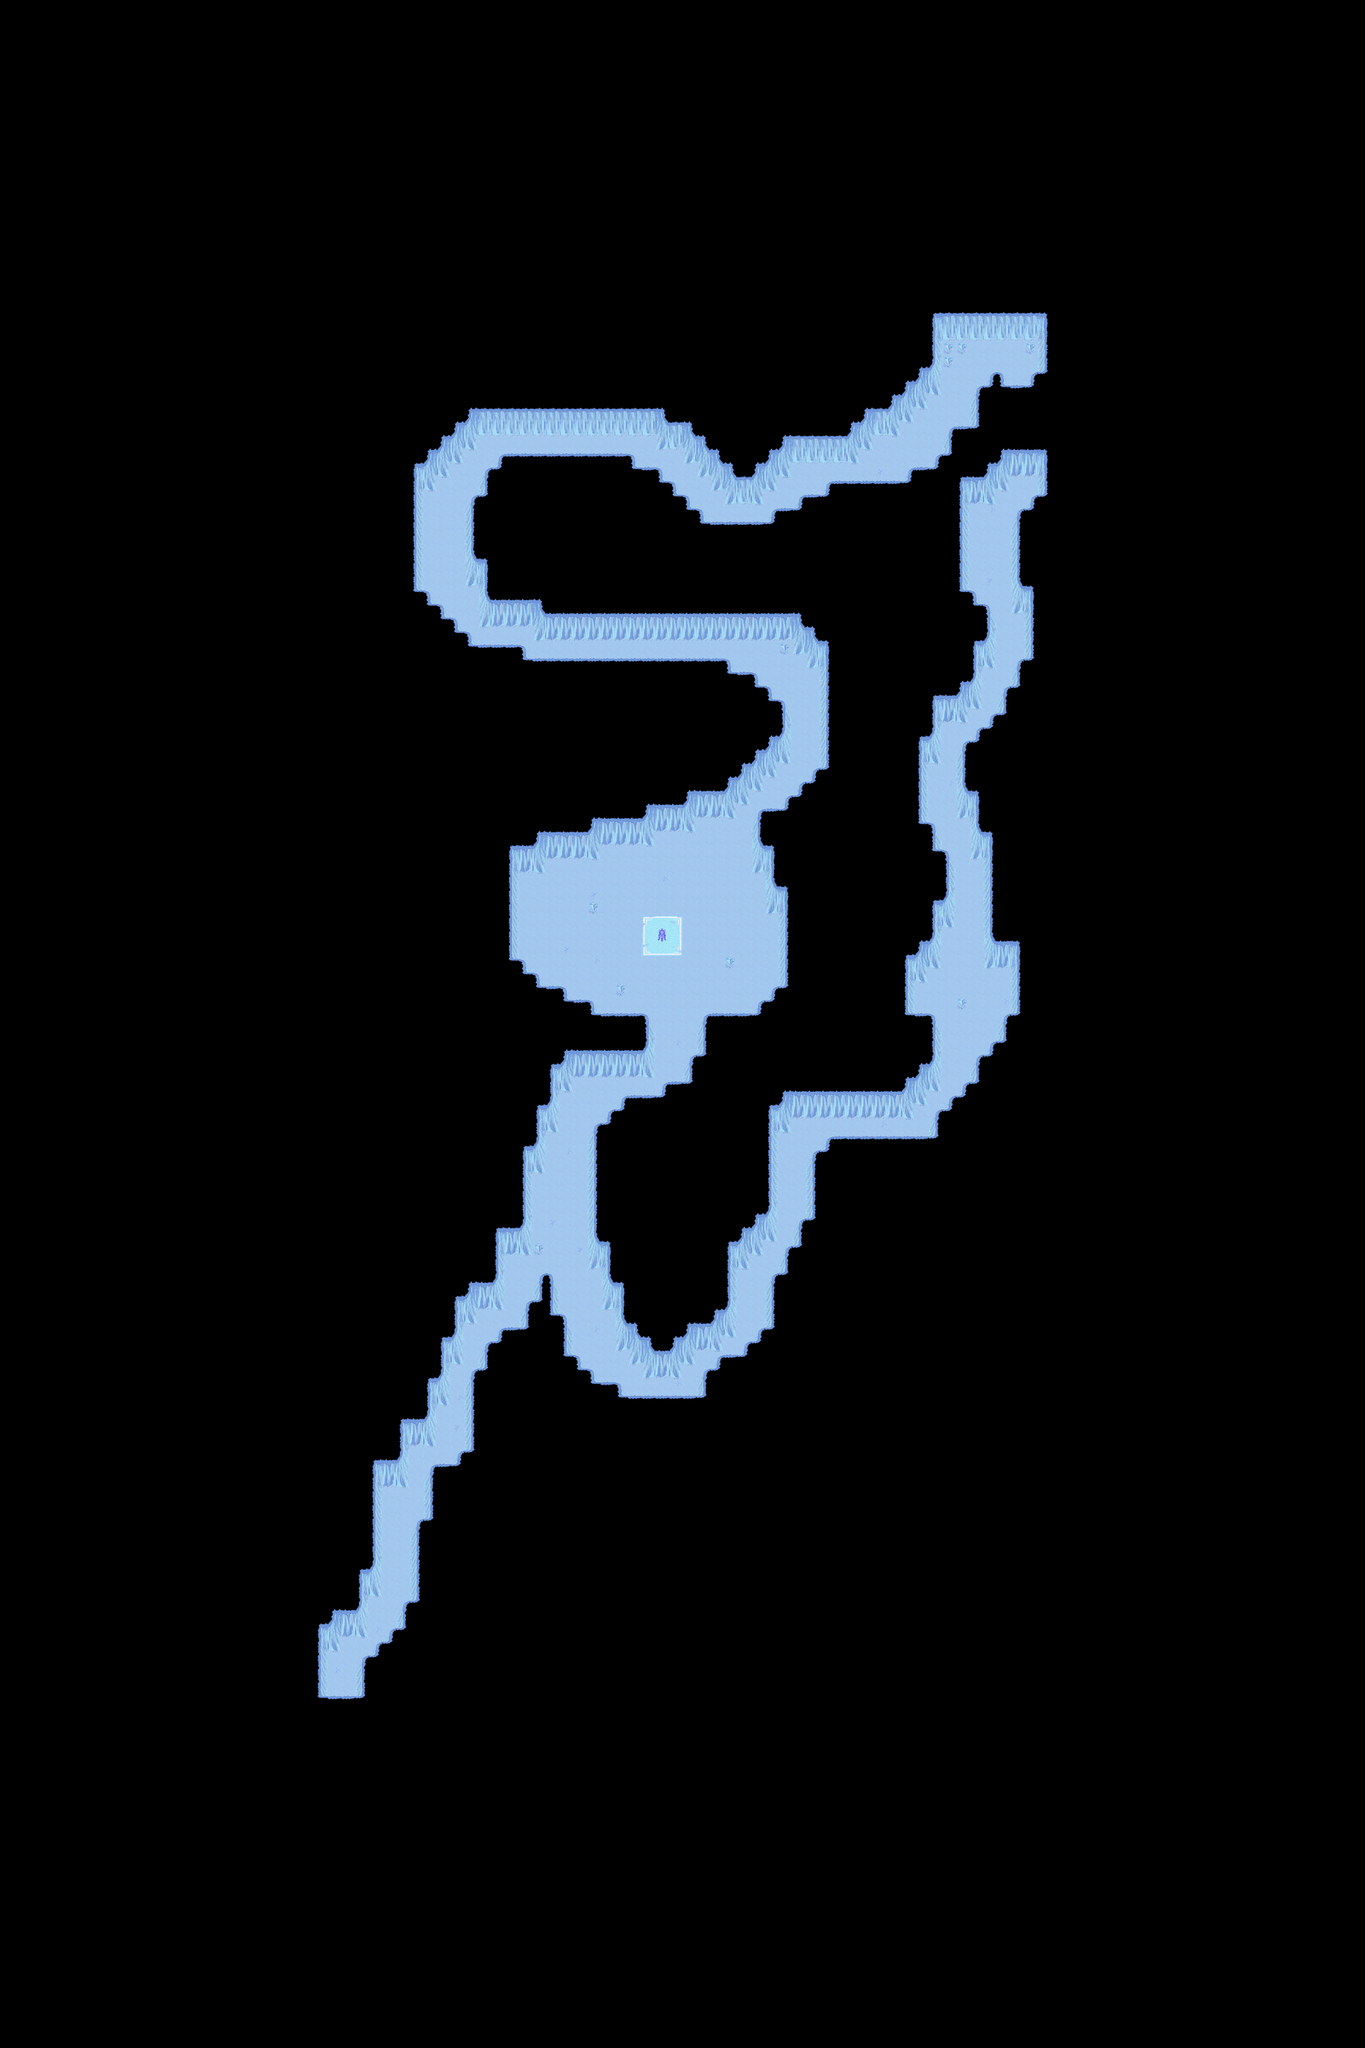

Rendered tile map (Tiled .tmx) drawn with the repository's tilesets; below, a short description and the map source with its tile grids summarised:
An orthogonal 100x150 tile map with 32x32 px tiles, 4 tile layers (Ground1, Ground2, Fringe, Over1), 1 hidden layer not drawn, 2 tilesets and 8 objects (5x spawn, 2x warp, particle_effect).

<map version="1.10" tiledversion="1.11.0" orientation="orthogonal" renderorder="right-down" width="100" height="150" tilewidth="32" tileheight="32" infinite="0" nextlayerid="7" nextobjectid="12">
 <properties>
  <property name="music" value="snow-village.ogg" />
  <property name="name" value="Snow Cave" />
 </properties>
 <tileset firstgid="1" source="../tilesets/collision.tsx" />
 <tileset firstgid="3" source="../tilesets/icecave.tsx" />
 <layer id="1" name="Ground1" width="100" height="150">
  <data>[15000 cells, 15000 non-empty, 43 distinct tile ids]</data>
 </layer>
 <layer id="2" name="Ground2" width="100" height="150">
  <data>[15000 cells, 11 non-empty, 2 distinct tile ids]</data>
 </layer>
 <layer id="3" name="Fringe" width="100" height="150">
  <data>[15000 cells, 0 non-empty, 0 distinct tile ids]</data>
 </layer>
 <layer id="4" name="Over1" width="100" height="150">
  <data>[15000 cells, 251 non-empty, 5 distinct tile ids]</data>
 </layer>
 <layer id="5" name="Collision" width="100" height="150" visible="0">
  <data>[15000 cells, 14173 non-empty, 1 distinct tile ids]</data>
 </layer>
 <objectgroup id="6" name="Objects">
  <object id="1" name="graphics/particles/flame.particle.xml" type="particle_effect" x="1536" y="2208" width="32" height="32" />
  <object id="3" name="Moggun" type="spawn" x="0" y="0">
   <properties>
    <property name="death" value="30000" />
    <property name="max_beings" value="12" />
    <property name="monster_id" value="59" />
    <property name="spawn" value="45000" />
   </properties>
  </object>
  <object id="4" name="WhiteSlime" type="spawn" x="1292" y="2024" width="523" height="329">
   <properties>
    <property name="death" value="45000" />
    <property name="max_beings" value="5" />
    <property name="monster_id" value="91" />
    <property name="spawn" value="45000" />
   </properties>
  </object>
  <object id="5" name="Bat" type="spawn" x="0" y="0">
   <properties>
    <property name="death" value="25000" />
    <property name="max_beings" value="15" />
    <property name="monster_id" value="15" />
    <property name="spawn" value="45000" />
   </properties>
  </object>
  <object id="6" name="BlueSlime" type="spawn" x="0" y="0">
   <properties>
    <property name="death" value="30000" />
    <property name="max_beings" value="7" />
    <property name="monster_id" value="89" />
    <property name="spawn" value="45000" />
   </properties>
  </object>
  <object id="11" name="BlueSuperSlime" type="spawn" x="0" y="0">
   <properties>
    <property name="death" value="30000" />
    <property name="max_beings" value="1" />
    <property name="monster_id" value="1236" />
    <property name="spawn" value="45000" />
   </properties>
  </object>
  <object id="7" name="To Snow Hills" type="warp" x="2368" y="896" width="32" height="32">
   <properties>
    <property name="dest_map" value="047-1" />
    <property name="dest_x" value="154" />
    <property name="dest_y" value="93" />
   </properties>
  </object>
  <object id="8" name="To Snow Hills" type="warp" x="768" y="3968" width="64" height="32">
   <properties>
    <property name="dest_map" value="046-1" />
    <property name="dest_x" value="62" />
    <property name="dest_y" value="27" />
   </properties>
  </object>
 </objectgroup>
</map>
